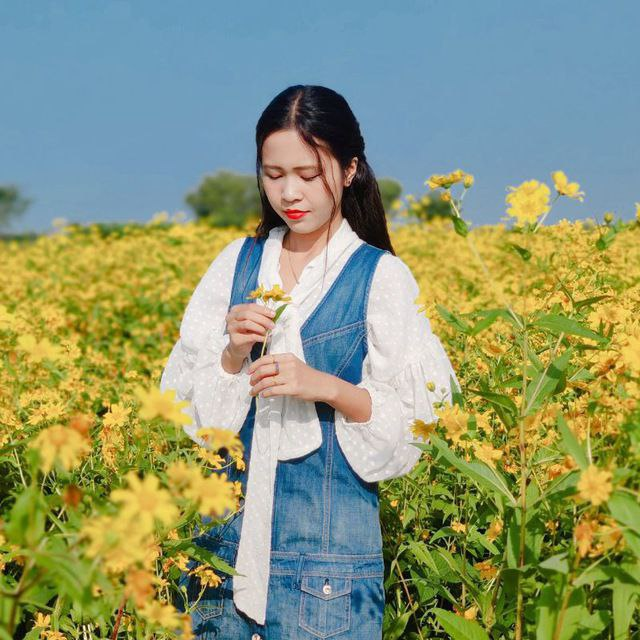
#> input picture momo.jpg, 640 x 640 px
$ python i_love_you_momo.py
#> lines starting #> are read from the running program, lines starting #| are printed output that depends on the picture
import numpy as np
import matplotlib.pyplot as plt
import matplotlib.animation as animation
import cv2

t = np.linspace(0, 2 * np.pi, 300)
x = 16 * np.sin(t) ** 3
y = 13 * np.cos(t) - 5 * np.cos(2 * t) - 2 * np.cos(3 * t) - np.cos(4 * t)

fig, ax = plt.subplots(figsize=(6, 6))
ax.set_xlim(-20, 20)
ax.set_ylim(-20, 20)
ax.axis('off')

# Set a romantic gradient background using imshow
gradient = np.linspace(0, 1, 400)
bg = np.outer(np.ones(400), gradient)
ax.imshow(
    np.dstack((
        np.ones_like(bg),           # Red channel (full)
        0.2 + 0.8 * bg,             # Green channel (gradient)
        0.6 + 0.4 * bg[::-1],       # Blue channel (reverse gradient)
    )),
    extent=[-20, 20, -20, 20],
    aspect='auto',
    zorder=0
)

# Load momo.jpg and display it in the background (centered, faded)
img = cv2.imread('momo.jpg')
#> img is the input picture: shape (640, 640, 3); mean B, G, R 116.3, 150.7, 140
if img is not None:
    img = cv2.cvtColor(img, cv2.COLOR_BGR2RGB)
    img = cv2.resize(img, (200, 200))
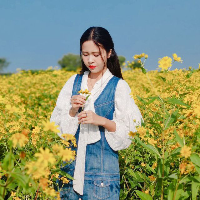
#> img: shape (200, 200, 3); mean R, G, B 139.8, 150.6, 116.1
    ax.imshow(img, extent=[-10, 10, -10, 10], alpha=0.4, zorder=1)

heart, = ax.plot([], [], 'r-', linewidth=3, zorder=2)
emoji = ax.text(0, 0, "", fontsize=60, ha='center', va='center', zorder=3)
text = ax.text(0, -15, "", fontsize=20, color='magenta', ha='center', va='center', fontweight='bold', zorder=3)

def init():
    heart.set_data([], [])
    emoji.set_text("")
    text.set_text("")
    return heart, emoji, text

def animate(i):
    heart.set_data(x[:i], y[:i])
    if i > len(x) - 1:
        emoji.set_text("❤️")
    else:
        emoji.set_text("")
    if i > len(x) // 2:
        text.set_text("I LOVE YOU MOMO")
    return heart, emoji, text

ani = animation.FuncAnimation(
    fig, animate, init_func=init, frames=len(x)+40, interval=20, blit=True, repeat=False
)

plt.show()
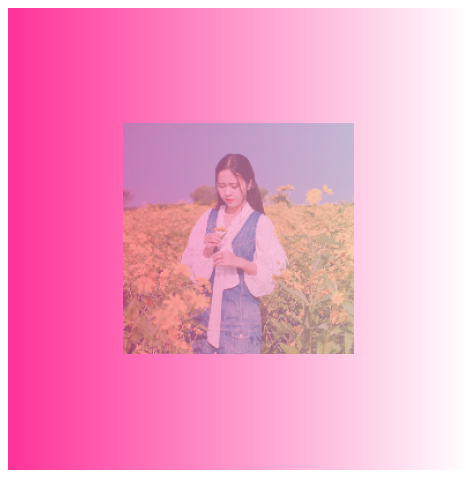
#> figure drawn by matplotlib, 1 panel

$ run again, with original_p2.jpg copied over momo.jpg
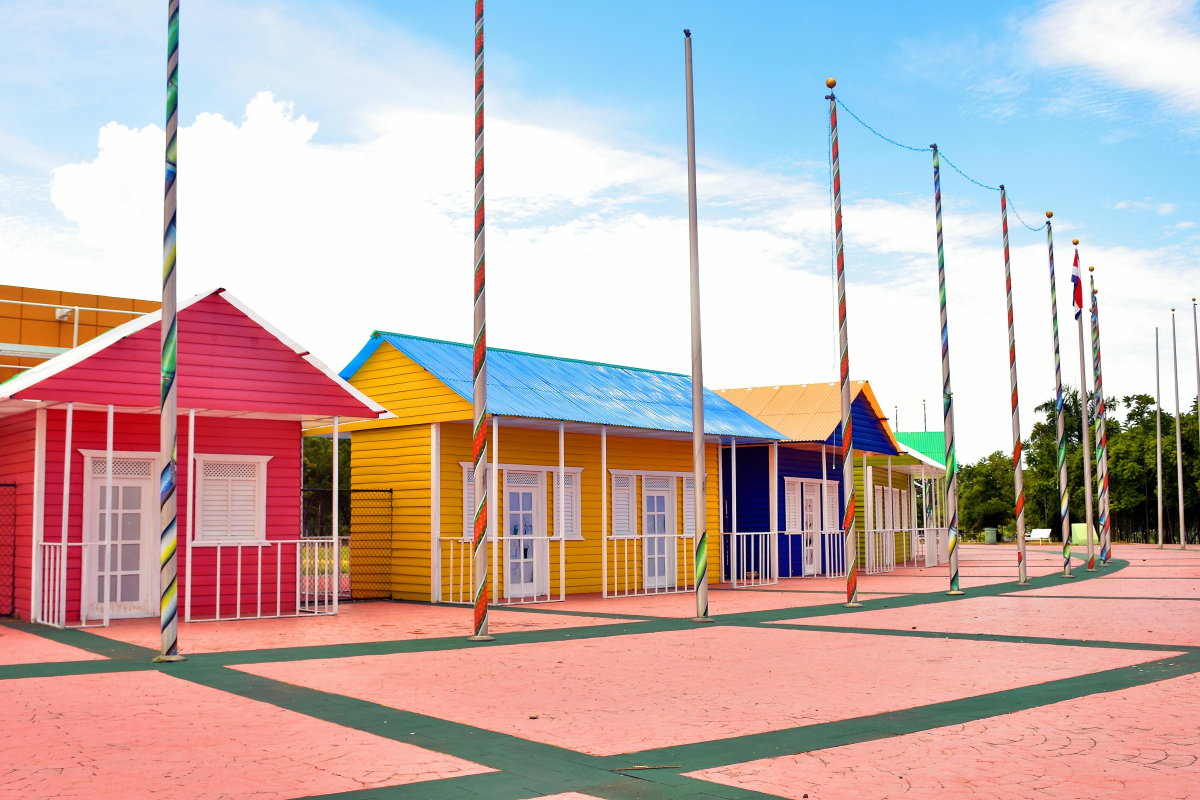
#> input picture original_p2.jpg, 4800 x 3200 px (shown at 1/4 size)
#> img is the input picture: shape (3200, 4800, 3); mean B, G, R 174.6, 176.9, 196.3
#> `img = cv2.resize(img, (200, 200))`:
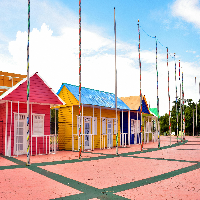
#> img: shape (200, 200, 3); mean R, G, B 196.7, 177.3, 175.1
#> `plt.show()`:
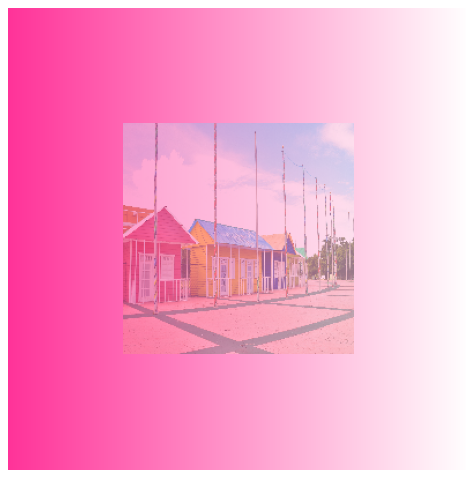
#> figure drawn by matplotlib, 1 panel
